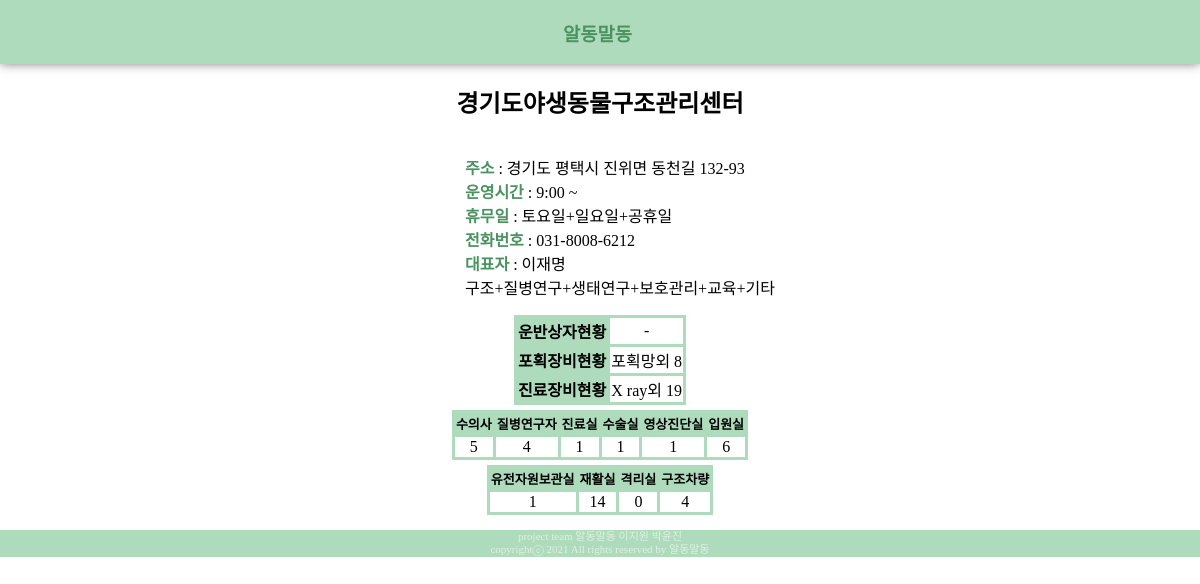
Screenshot of /sub1/center_info/99 with the database file from the repository.
### sub1app/models.py (models this page shows, shortened)
class RescueCenter(models.Model):
    name = models.CharField(max_length=30)
    address_road = models.CharField(max_length=50)
    address_parcdel = models.CharField(max_length=50, null=True)
    latitude = models.CharField(max_length=50, null=True)
    longitude = models.CharField(max_length=50, null=True)
    opentime = models.CharField(max_length=30)
    closetime = models.CharField(max_length=30)
    dayoff = models.CharField(max_length=30, null=True)
    designated = models.DateField(null=True, )
    area = models.TextField(null=True)
    num_Vet = models.IntegerField(null=True)
    num_Researcher = models.IntegerField(null=True)
    room_consulation = models.IntegerField(null=True)
    room_operating = models.IntegerField(null=True)
    room_image = models.IntegerField(null=True)
    room_hospital = models.IntegerField(null=True)
    room_genetic = models.IntegerField(null=True)
    room_remedical = models.IntegerField(null=True)
    room_isolated = models.IntegerField(null=True)
    num_vehicle = models.IntegerField(null=True)
    box	= models.TextField(null=True)
    equipment_trep = models.TextField(null=True)
    equipment_medical = models.TextField(null=True)
    explain	= models.TextField(null=True)
    representative = models.TextField(null=True)
    tel = models.CharField(max_length = 30)
    XXX = models.CharField(max_length=30)

### sub1app/views.py (the view)
# urls.py: path('center_info/<int:obj_pk>', views.center_info, name='center_info'),
def center_info(request, obj_pk):
    context={}
    contents = RescueCenter.objects.get(pk=obj_pk)
    context['data'] = contents
    return render(request, 'sub1app/center_info.html', context)

### sub1app/templates/sub1app/center_info.html (shortened to what this page needs)
{% extends 'base.html' %}
{% load static %}
{% block style %}
    <link rel="stylesheet" href="{% static 'sub1app/center_info.css' %}"  type='text/css'>
{% endblock %}
{% block content %}
    <h2>{{data.name}}</h2>
    <ul>
        <li><b class="b_opt">주소 </b>: {{data.address_road}}</li>
        <li><b class="b_opt">운영시간 </b>: {{data.opentime}} ~ {{data.cloasetime}}</li>
        <li><b class="b_opt">휴무일 </b>: {{data.dayoff}}</li>
        <li><b class="b_opt">전화번호 </b>: {{data.tel}}</li>
        <li><b class="b_opt">대표자 </b>: {{data.representative}}</li>
        <li>{{data.explain}}</li>
    </ul>
    <table>
        <tr>
            <td class="tdh"><B>운반상자현황</B></td>
            <td>{{ data.box }}</td>
        </tr>
        <tr>
            <td class="tdh"><B>포획장비현황</B></td>
            <td>{{ data.equipment_trep }} </td>
        </tr>
        <tr>
            <td class="tdh"><B>진료장비현황</B></td>
            <td>{{ data.equipment_medical}}</td>
        </tr>
    </table>
    <table class="nlist">
        <thead>
        <tr>
            <td><B>수의사</B></td>
            <td><B>질병연구자</B></td>
            <td><B>진료실</B></td>
            <td><B>수술실</B></td>
            <td><B>영상진단실</B></td>
            <td><B>입원실</B></td>
        </thead>
        <tbody>
        <tr>
            <td>{{data.num_Vet}}</td>
            <td>{{data.num_Researcher}}</td>
            <td>{{data.room_consulation}}</td>
            <td>{{data.room_operating}}</td>
            <td>{{data.room_image}}</td>
            <td>{{data.room_hospital}}</td>
        </tr>
    </table>
    <table>
        <thead>
            <tr>
                <td><B>유전자원보관실</B></td>
                <td><B>재활실</B></td>
                <td><B>격리실</B></td>
                <td><B>구조차량</B></td>
            </tr>
        </thead>
        <tbody>
            <tr>
                <td>{{data.room_genetic}}</td>
                <td>{{data.room_remedical}}</td>
                <td>{{data.room_isolated}}</td>
                <td>{{data.num_vehicle}}</td>
            </tr>
    </table>
{% endblock %}

### static/base.css (style rules this page uses)
body { margin: 0px; background-color:white; font-family: 'SCDream'; }

### sub1app/static/sub1app/center_info.css (style rules this page uses)
ul { list-style-type: none; }
table { text-align:center; border-collapse:collapse; margin-bottom:5px; }
tr, td { border:solid 3px #AEDBBC; }
thead { background:#AEDBBC; font-size:13px; }
.tdh { background:#AEDBBC }
.b_opt { color:#4A9260; }

### rows the page displays
RescueCenter: name "경기도야생동물구조관리센터", address_road "경기도 평택시 진위면 동천길 132-93", opentime "9:00", dayoff "토요일+일요일+공휴일", tel "031-8008-6212", representative "이재명", explain "구조+질병연구+생태연구+보호관리+교육+기타", box "-", equipment_trep "포획망외 8", equipment_medical "X ray외 19", num_Vet "5", num_Researcher "4", room_consulation "1", room_operating "1", room_image "1", room_hospital "6", room_genetic "1", room_remedical "14", room_isolated "0", num_vehicle "4"
